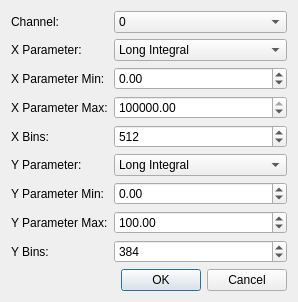
<?xml version="1.0" encoding="UTF-8"?>
<ui version="4.0">
 <class>DialogHistogram2DConfig</class>
 <widget class="QDialog" name="DialogHistogram2DConfig">
  <property name="geometry">
   <rect>
    <x>0</x>
    <y>0</y>
    <width>277</width>
    <height>275</height>
   </rect>
  </property>
  <property name="windowTitle">
   <string>2D Histogram Configuration</string>
  </property>
  <layout class="QFormLayout" name="formLayout">
   <property name="fieldGrowthPolicy">
    <enum>QFormLayout::AllNonFixedFieldsGrow</enum>
   </property>
   <item row="0" column="0">
    <widget class="QLabel" name="labelChannel">
     <property name="text">
      <string>Channel:</string>
     </property>
    </widget>
   </item>
   <item row="0" column="1">
    <widget class="QComboBox" name="comboBoxChannel">
     <item>
      <property name="text">
       <string>0</string>
      </property>
     </item>
     <item>
      <property name="text">
       <string>1</string>
      </property>
     </item>
     <item>
      <property name="text">
       <string>2</string>
      </property>
     </item>
     <item>
      <property name="text">
       <string>3</string>
      </property>
     </item>
     <item>
      <property name="text">
       <string>4</string>
      </property>
     </item>
     <item>
      <property name="text">
       <string>5</string>
      </property>
     </item>
     <item>
      <property name="text">
       <string>6</string>
      </property>
     </item>
     <item>
      <property name="text">
       <string>7</string>
      </property>
     </item>
     <item>
      <property name="text">
       <string>8</string>
      </property>
     </item>
     <item>
      <property name="text">
       <string>9</string>
      </property>
     </item>
     <item>
      <property name="text">
       <string>10</string>
      </property>
     </item>
     <item>
      <property name="text">
       <string>11</string>
      </property>
     </item>
     <item>
      <property name="text">
       <string>12</string>
      </property>
     </item>
     <item>
      <property name="text">
       <string>13</string>
      </property>
     </item>
     <item>
      <property name="text">
       <string>14</string>
      </property>
     </item>
     <item>
      <property name="text">
       <string>15</string>
      </property>
     </item>
     <item>
      <property name="text">
       <string>16</string>
      </property>
     </item>
     <item>
      <property name="text">
       <string>17</string>
      </property>
     </item>
     <item>
      <property name="text">
       <string>18</string>
      </property>
     </item>
     <item>
      <property name="text">
       <string>19</string>
      </property>
     </item>
     <item>
      <property name="text">
       <string>20</string>
      </property>
     </item>
     <item>
      <property name="text">
       <string>21</string>
      </property>
     </item>
     <item>
      <property name="text">
       <string>22</string>
      </property>
     </item>
     <item>
      <property name="text">
       <string>23</string>
      </property>
     </item>
     <item>
      <property name="text">
       <string>24</string>
      </property>
     </item>
     <item>
      <property name="text">
       <string>25</string>
      </property>
     </item>
     <item>
      <property name="text">
       <string>26</string>
      </property>
     </item>
     <item>
      <property name="text">
       <string>27</string>
      </property>
     </item>
     <item>
      <property name="text">
       <string>28</string>
      </property>
     </item>
     <item>
      <property name="text">
       <string>29</string>
      </property>
     </item>
     <item>
      <property name="text">
       <string>30</string>
      </property>
     </item>
     <item>
      <property name="text">
       <string>31</string>
      </property>
     </item>
    </widget>
   </item>
   <item row="1" column="0">
    <widget class="QLabel" name="labelParameterX">
     <property name="text">
      <string>X Parameter:</string>
     </property>
    </widget>
   </item>
   <item row="1" column="1">
    <widget class="QComboBox" name="comboBoxParameterX">
     <item>
      <property name="text">
       <string>Long Integral</string>
      </property>
     </item>
     <item>
      <property name="text">
       <string>Short Integral</string>
      </property>
     </item>
     <item>
      <property name="text">
       <string>PSD Factor</string>
      </property>
     </item>
     <item>
      <property name="text">
       <string>Filtered PSD Factor</string>
      </property>
     </item>
     <item>
      <property name="text">
       <string>Baseline</string>
      </property>
     </item>
     <item>
      <property name="text">
       <string>Time of CFD Crossing</string>
      </property>
     </item>
     <item>
      <property name="text">
       <string>CFD Delta (Prev Channel)</string>
      </property>
     </item>
     <item>
      <property name="text">
       <string>Max Value</string>
      </property>
     </item>
     <item>
      <property name="text">
       <string>Min Value</string>
      </property>
     </item>
     <item>
      <property name="text">
       <string>Time of Max</string>
      </property>
     </item>
     <item>
      <property name="text">
       <string>Time of Min</string>
      </property>
     </item>
     <item>
      <property name="text">
       <string>Half-Rise Value</string>
      </property>
     </item>
     <item>
      <property name="text">
       <string>Time of Half-Rise</string>
      </property>
     </item>
     <item>
      <property name="text">
       <string>Temperature</string>
      </property>
     </item>
     <item>
      <property name="text">
       <string>Seconds from First Event</string>
      </property>
     </item>
     <item>
      <property name="text">
       <string>Time of Flight</string>
      </property>
     </item>
     <item>
      <property name="text">
       <string>Custom Variable 1</string>
      </property>
     </item>
     <item>
      <property name="text">
       <string>Custom Variable 2</string>
      </property>
     </item>
     <item>
      <property name="text">
       <string>Custom Variable 3</string>
      </property>
     </item>
     <item>
      <property name="text">
       <string>Custom Variable 4</string>
      </property>
     </item>
     <item>
      <property name="text">
       <string>Custom Variable 5</string>
      </property>
     </item>
    </widget>
   </item>
   <item row="2" column="0">
    <widget class="QLabel" name="labelMinX">
     <property name="text">
      <string>X Parameter Min:</string>
     </property>
    </widget>
   </item>
   <item row="2" column="1">
    <widget class="QDoubleSpinBox" name="doubleSpinBoxMinX">
     <property name="minimum">
      <double>-250000.000000000000000</double>
     </property>
     <property name="maximum">
      <double>250000.000000000000000</double>
     </property>
     <property name="singleStep">
      <double>100.000000000000000</double>
     </property>
    </widget>
   </item>
   <item row="3" column="0">
    <widget class="QLabel" name="labelMaxX">
     <property name="text">
      <string>X Parameter Max:</string>
     </property>
    </widget>
   </item>
   <item row="3" column="1">
    <widget class="QDoubleSpinBox" name="doubleSpinBoxMaxX">
     <property name="minimum">
      <double>-250000.000000000000000</double>
     </property>
     <property name="maximum">
      <double>250000.000000000000000</double>
     </property>
     <property name="singleStep">
      <double>100.000000000000000</double>
     </property>
     <property name="value">
      <double>100000.000000000000000</double>
     </property>
    </widget>
   </item>
   <item row="4" column="0">
    <widget class="QLabel" name="labelChannelsX">
     <property name="text">
      <string>X Bins:</string>
     </property>
    </widget>
   </item>
   <item row="4" column="1">
    <widget class="QSpinBox" name="spinBoxChannelsX">
     <property name="minimum">
      <number>32</number>
     </property>
     <property name="maximum">
      <number>4096</number>
     </property>
     <property name="singleStep">
      <number>32</number>
     </property>
     <property name="value">
      <number>512</number>
     </property>
    </widget>
   </item>
   <item row="5" column="0">
    <widget class="QLabel" name="labelParameterY">
     <property name="text">
      <string>Y Parameter:</string>
     </property>
    </widget>
   </item>
   <item row="5" column="1">
    <widget class="QComboBox" name="comboBoxParameterY">
     <property name="currentIndex">
      <number>0</number>
     </property>
     <item>
      <property name="text">
       <string>Long Integral</string>
      </property>
     </item>
     <item>
      <property name="text">
       <string>Short Integral</string>
      </property>
     </item>
     <item>
      <property name="text">
       <string>PSD Factor</string>
      </property>
     </item>
     <item>
      <property name="text">
       <string>Filtered PSD Factor</string>
      </property>
     </item>
     <item>
      <property name="text">
       <string>Baseline</string>
      </property>
     </item>
     <item>
      <property name="text">
       <string>Time of CFD Crossing</string>
      </property>
     </item>
     <item>
      <property name="text">
       <string>CFD Delta (Prev Channel)</string>
      </property>
     </item>
     <item>
      <property name="text">
       <string>Max Value</string>
      </property>
     </item>
     <item>
      <property name="text">
       <string>Min Value</string>
      </property>
     </item>
     <item>
      <property name="text">
       <string>Time of Max</string>
      </property>
     </item>
     <item>
      <property name="text">
       <string>Time of Min</string>
      </property>
     </item>
     <item>
      <property name="text">
       <string>Half-Rise Value</string>
      </property>
     </item>
     <item>
      <property name="text">
       <string>Time of Half-Rise</string>
      </property>
     </item>
     <item>
      <property name="text">
       <string>Temperature</string>
      </property>
     </item>
     <item>
      <property name="text">
       <string>Seconds from First Event</string>
      </property>
     </item>
     <item>
      <property name="text">
       <string>Time of Flight</string>
      </property>
     </item>
     <item>
      <property name="text">
       <string>Custom Variable 1</string>
      </property>
     </item>
     <item>
      <property name="text">
       <string>Custom Variable 2</string>
      </property>
     </item>
     <item>
      <property name="text">
       <string>Custom Variable 3</string>
      </property>
     </item>
     <item>
      <property name="text">
       <string>Custom Variable 4</string>
      </property>
     </item>
     <item>
      <property name="text">
       <string>Custom Variable 5</string>
      </property>
     </item>
    </widget>
   </item>
   <item row="6" column="0">
    <widget class="QLabel" name="labelMinY">
     <property name="text">
      <string>Y Parameter Min:</string>
     </property>
    </widget>
   </item>
   <item row="6" column="1">
    <widget class="QDoubleSpinBox" name="doubleSpinBoxMinY">
     <property name="minimum">
      <double>-250000.000000000000000</double>
     </property>
     <property name="maximum">
      <double>250000.000000000000000</double>
     </property>
     <property name="singleStep">
      <double>100.000000000000000</double>
     </property>
    </widget>
   </item>
   <item row="7" column="0">
    <widget class="QLabel" name="labelMaxY">
     <property name="text">
      <string>Y Parameter Max:</string>
     </property>
    </widget>
   </item>
   <item row="7" column="1">
    <widget class="QDoubleSpinBox" name="doubleSpinBoxMaxY">
     <property name="minimum">
      <double>-250000.000000000000000</double>
     </property>
     <property name="maximum">
      <double>250000.000000000000000</double>
     </property>
     <property name="singleStep">
      <double>100.000000000000000</double>
     </property>
     <property name="value">
      <double>100.000000000000000</double>
     </property>
    </widget>
   </item>
   <item row="8" column="0">
    <widget class="QLabel" name="labelChannelsY">
     <property name="text">
      <string>Y Bins:</string>
     </property>
    </widget>
   </item>
   <item row="8" column="1">
    <widget class="QSpinBox" name="spinBoxChannelsY">
     <property name="minimum">
      <number>32</number>
     </property>
     <property name="maximum">
      <number>4096</number>
     </property>
     <property name="singleStep">
      <number>32</number>
     </property>
     <property name="value">
      <number>384</number>
     </property>
    </widget>
   </item>
   <item row="9" column="1">
    <widget class="QDialogButtonBox" name="buttonBox">
     <property name="orientation">
      <enum>Qt::Horizontal</enum>
     </property>
     <property name="standardButtons">
      <set>QDialogButtonBox::Cancel|QDialogButtonBox::Ok</set>
     </property>
    </widget>
   </item>
  </layout>
 </widget>
 <tabstops>
  <tabstop>comboBoxChannel</tabstop>
  <tabstop>comboBoxParameterX</tabstop>
  <tabstop>doubleSpinBoxMinX</tabstop>
  <tabstop>doubleSpinBoxMaxX</tabstop>
  <tabstop>spinBoxChannelsX</tabstop>
  <tabstop>comboBoxParameterY</tabstop>
  <tabstop>doubleSpinBoxMinY</tabstop>
  <tabstop>doubleSpinBoxMaxY</tabstop>
  <tabstop>spinBoxChannelsY</tabstop>
  <tabstop>buttonBox</tabstop>
 </tabstops>
 <resources/>
 <connections>
  <connection>
   <sender>buttonBox</sender>
   <signal>accepted()</signal>
   <receiver>DialogHistogram2DConfig</receiver>
   <slot>accept()</slot>
   <hints>
    <hint type="sourcelabel">
     <x>248</x>
     <y>254</y>
    </hint>
    <hint type="destinationlabel">
     <x>157</x>
     <y>274</y>
    </hint>
   </hints>
  </connection>
  <connection>
   <sender>buttonBox</sender>
   <signal>rejected()</signal>
   <receiver>DialogHistogram2DConfig</receiver>
   <slot>reject()</slot>
   <hints>
    <hint type="sourcelabel">
     <x>316</x>
     <y>260</y>
    </hint>
    <hint type="destinationlabel">
     <x>286</x>
     <y>274</y>
    </hint>
   </hints>
  </connection>
 </connections>
</ui>
